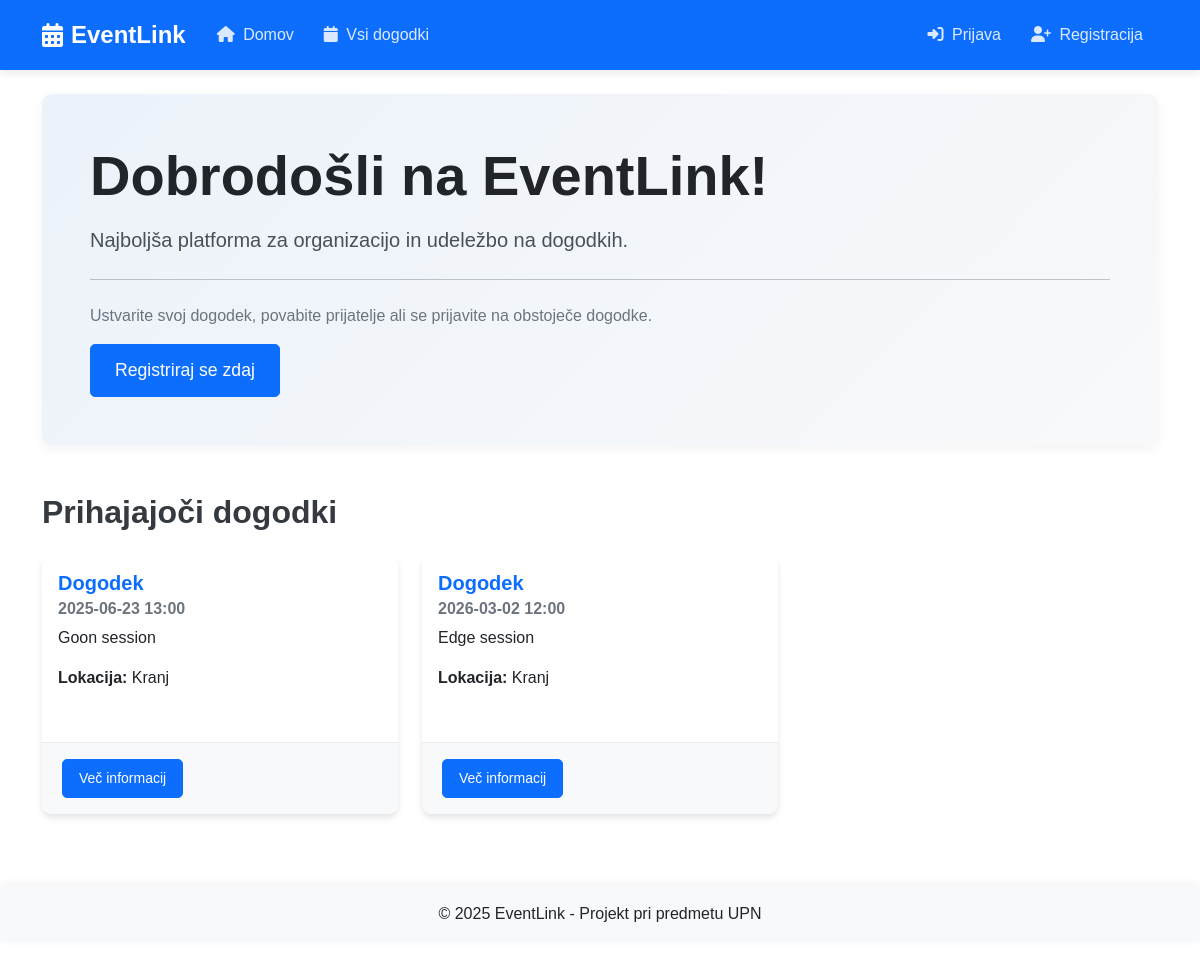
Before: / with the older database file.
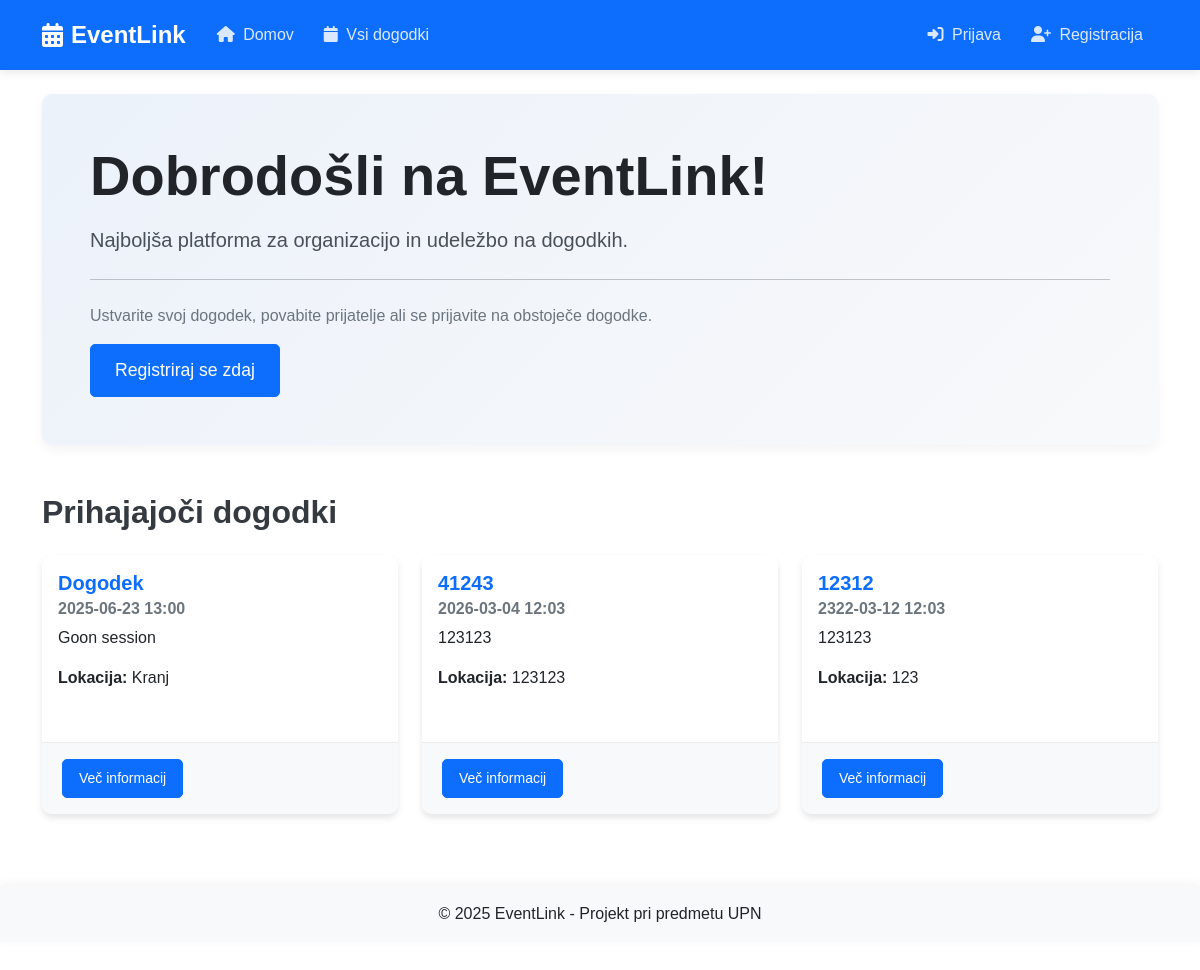
After: the same page with the newer database file.
### tables this page shows
CREATE TABLE events (
    id INTEGER PRIMARY KEY AUTOINCREMENT,
    title TEXT NOT NULL,
    description TEXT NOT NULL,
    date TEXT NOT NULL,
    location TEXT NOT NULL,
    organizer_id INTEGER NOT NULL,
    target_age_group TEXT DEFAULT 'all',
    created_at TEXT NOT NULL,
    FOREIGN KEY (organizer_id) REFERENCES users (id)
);

### app.py (the view)
@app.route('/')
def home():
    db = get_db()
    cursor = db.execute('SELECT * FROM events ORDER BY date LIMIT 3')
    events = cursor.fetchall()
    return render_template('home.html', events=events)

### app.py (called while the page is built)
def get_db():
    db = getattr(g, '_database', None)
    if db is None:
        db = g._database = sqlite3.connect(DATABASE)
        db.row_factory = sqlite3.Row  # da lahko dostopamo do stolpcev po imenih
    return db

@app.teardown_appcontext
def close_connection(exception):
    db = getattr(g, '_database', None)
    if db is not None:
        db.close()

### templates/home.html (shortened to what this page needs)
{% extends 'base.html' %}
{% block content %}
<div class="jumbotron py-5 bg-light rounded">
    <h1 class="display-4">Dobrodošli na EventLink!</h1>
    <p class="lead">Najboljša platforma za organizacijo in udeležbo na dogodkih.</p>
    <hr class="my-4">
    <p>Ustvarite svoj dogodek, povabite prijatelje ali se prijavite na obstoječe dogodke.</p>
    {% if 'user_id' not in session %}
    <a href="{{ url_for('register') }}" class="btn btn-primary btn-lg">Registriraj se zdaj</a>
    {% else %}
    <a href="{{url_for('create_event')}}" class="btn btn-success btn-lg">Ustvari dogodek</a>
    {% endif %}
</div>
<div class="mt-5">
    <h2>Prihajajoči dogodki</h2>
    <div class="row">
        {% if events %}
            {% for event in events %}
            <div class="col-md-4 mb-4">
                <div class="card h-100">
                    <div class="card-body">
                        <h5 class="card-title">{{ event['title'] }}</h5>
                        <h6 class="card-subtitle mb-2 text-muted">{{ event['date'] }}</h6>
                        <p class="card-text">{{ event['description']|truncate(100) }}</p>
                        <p><strong>Lokacija:</strong> {{ event['location'] }}</p>
                    </div>
                    <div class="card-footer">
                        <a href="{{ url_for('event_detail', event_id=event['id']) }}" class="btn btn-primary btn-sm">Več informacij</a>
                    </div>
                </div>
            </div>
            {% endfor %}
        {% else %}
            <div class="col-12">
                <div class="alert alert-info">
                    Trenutno ni prihajajočih dogodkov.
                </div>
            </div>
        {% endif %}
    </div>
</div>
{% endblock %}

Changed rows visible on the page:
removed events: title "Dogodek", date "2026-03-02 12:00", description "Edge session", location "Kranj"
added events: title "41243", date "2026-03-04 12:03", description "123123", location "123123"
added events: title "12312", date "2322-03-12 12:03", description "123123", location "123"
